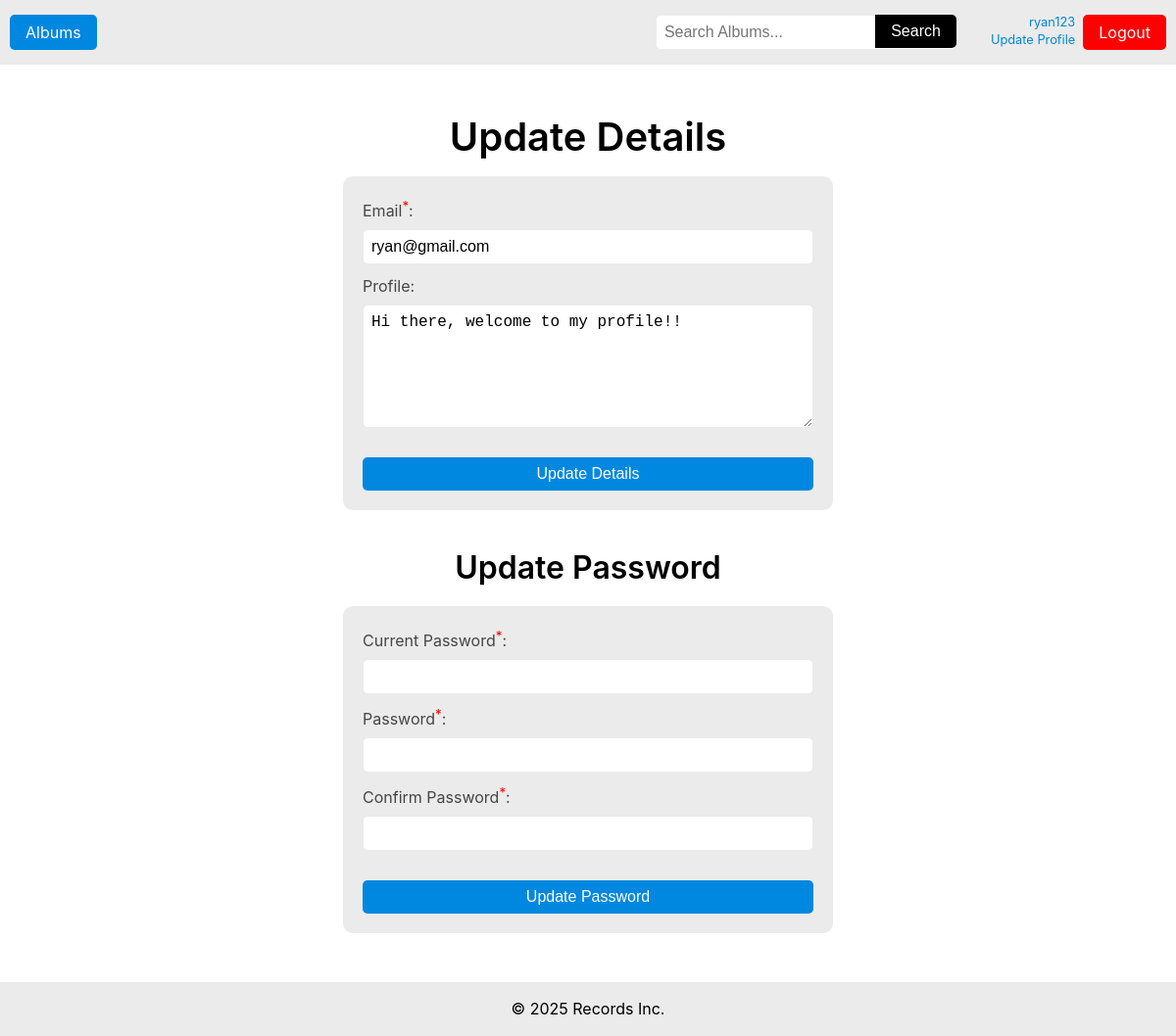
Page /project/update_profile.php (signed in) on the earlier database version.
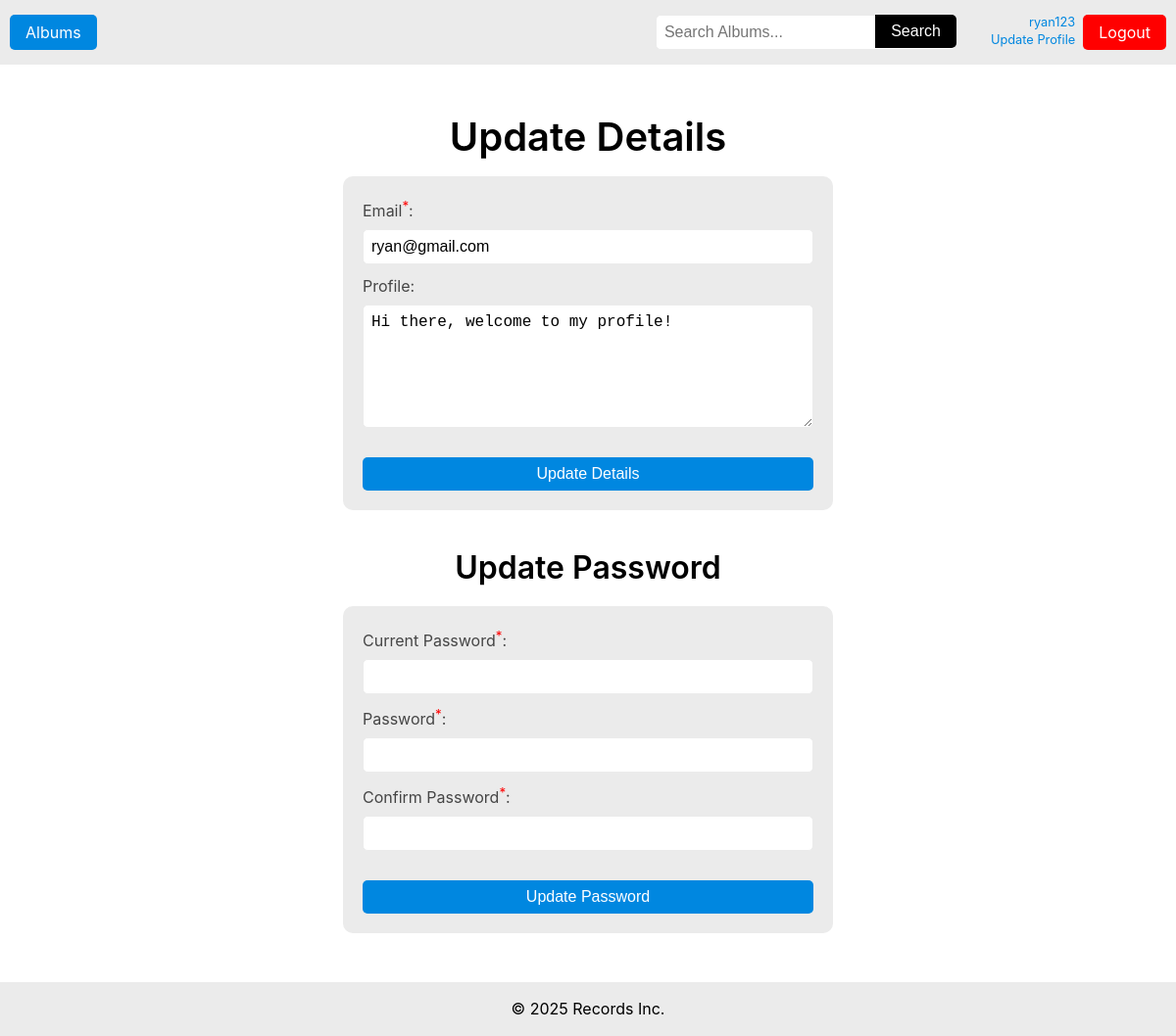
Same page on the later database version.
### tables this page shows
CREATE TABLE `user` (
  `username` varchar(50) NOT NULL,
  `password` varchar(255) NOT NULL,
  `date_of_birth` date NOT NULL,
  `profile` text DEFAULT NULL,
  `email` varchar(100) NOT NULL,
  `access_level` varchar(10) NOT NULL DEFAULT 'member',
  `favourite_album_id` int(11) UNSIGNED DEFAULT NULL,
  `favourite_track_id` int(11) UNSIGNED DEFAULT NULL
);

### project/update_profile.php (the view, shortened to what this page needs)
<?php
  require 'db_connect.php';
  $stmt = $db->prepare("SELECT email, profile FROM user WHERE username = ?");
  $stmt->execute( [$_SESSION['username']] );
  $user = $stmt->fetch();
  require "header.php";
?>
<main>
  <h1 class="login-register-title">Update Details</h1>
  <form class="form"
    name="update_profile_form"
    method="post"
    action="update_profile_handler.php"
    onsubmit="return validateProfileUpdate()"
    >
    <label class="form-label">
      <span>Email<sup>*</sup>:</span>
      <input type="email" name="email" value="<?= htmlspecialchars($user['email']) ?>" />
    </label>
    <label class="form-label">
      <span>Profile:</span>
      <textarea rows="6" name="profile"><?= nl2br(htmlspecialchars($user['profile'])) ?></textarea>
    </label>
    <input class="button submit-button" type="submit" name="submit" value="Update Details" />
  </form>
  <h2 style="margin: 40px 0 20px" class="login-register-title">Update Password</h2>
  <form class="form"
    name="update_password_form"
    method="post"
    action="update_password_handler.php"
    onsubmit="return validatePasswordUpdate()"
    >
    <label class="form-label">
      <span>Current Password<sup>*</sup>:</span>
      <input type="password" name="current" />
    </label>
    <label class="form-label">
      <span>Password<sup>*</sup>:</span>
      <input type="password" name="pword" />
    </label>
    <label class="form-label">
      <span>Confirm Password<sup>*</sup>:</span>
      <input type="password" name="pword_conf" />
    </label>
    <input class="button submit-button" type="submit" name="submit" value="Update Password" />
  </form>
</main>
<?php require "footer.php"; ?>

Differences in the rows shown:
changed user "ryan@gmail.com": profile "Hi there, welcome to my profile!!" → "Hi there, welcome to my profile!"
